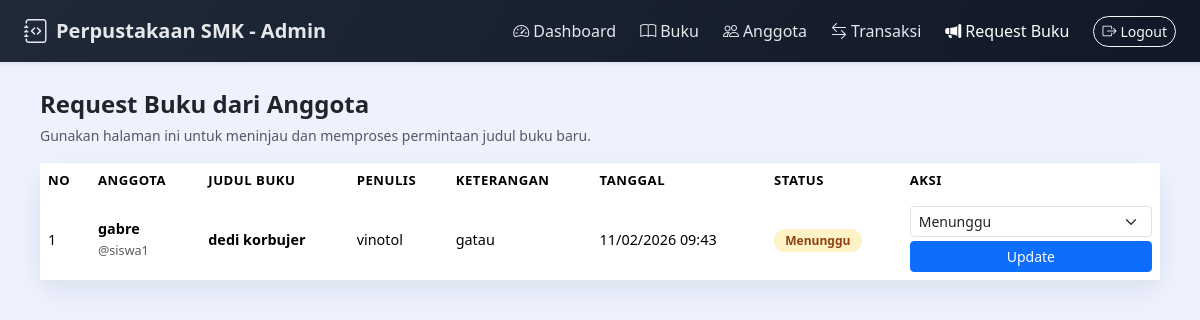
/admin/request_buku.php (signed in), run on the app's committed database.
### tables this page shows
CREATE TABLE `book_requests` (
  `id` int NOT NULL,
  `id_user` int NOT NULL,
  `judul_buku` varchar(200) NOT NULL,
  `penulis` varchar(150) DEFAULT NULL,
  `keterangan` text,
  `status` enum('menunggu','diproses','ditolak','ditambah') NOT NULL DEFAULT 'menunggu',
  `tanggal_request` datetime DEFAULT CURRENT_TIMESTAMP
);

CREATE TABLE `users` (
  `id` int NOT NULL,
  `username` varchar(50) NOT NULL,
  `password` varchar(255) NOT NULL,
  `nama_lengkap` varchar(100) NOT NULL,
  `email` varchar(100) DEFAULT NULL,
  `no_telp` varchar(20) DEFAULT NULL,
  `alamat` text,
  `role` enum('admin','anggota') NOT NULL DEFAULT 'anggota',
  `status` enum('aktif','nonaktif') NOT NULL DEFAULT 'aktif',
  `tanggal_daftar` datetime DEFAULT CURRENT_TIMESTAMP
);

### admin/request_buku.php (the view, shortened to what this page needs)
<?php
require_once '../config.php';
$requests = mysqli_query($conn, "
    SELECT r.*, u.nama_lengkap, u.username
    FROM book_requests r
    JOIN users u ON r.id_user = u.id
    ORDER BY r.tanggal_request DESC
");
?>
<!doctype html>
<html lang="id">
<head>
    <link href="https://cdn.jsdelivr.net/npm/bootstrap@5.3.3/dist/css/bootstrap.min.css" rel="stylesheet">
    <link href="https://cdn.jsdelivr.net/npm/bootstrap-icons@1.11.3/font/bootstrap-icons.css" rel="stylesheet">
</head>
<body>
    <nav class="navbar navbar-expand-lg navbar-app shadow-sm">
        <div class="container-fluid px-3 px-lg-4">
            <a class="navbar-brand d-flex align-items-center gap-2" href="#">
                <i class="bi bi-journal-code fs-4"></i>
                <span class="fw-semibold">Perpustakaan SMK - Admin</span>
            </a>
            <div class="collapse navbar-collapse" id="nav">
                <ul class="navbar-nav ms-auto align-items-lg-center gap-lg-2">
                    <li class="nav-item"><a class="nav-link" href="dashboard.php"><i class="bi bi-speedometer2 me-1"></i>Dashboard</a></li>
                    <li class="nav-item"><a class="nav-link" href="kelola_buku.php"><i class="bi bi-book me-1"></i>Buku</a></li>
                    <li class="nav-item"><a class="nav-link" href="kelola_anggota.php"><i class="bi bi-people me-1"></i>Anggota</a></li>
                    <li class="nav-item"><a class="nav-link" href="transaksi.php"><i class="bi bi-arrow-left-right me-1"></i>Transaksi</a></li>
                    <li class="nav-item"><a class="nav-link active" href="request_buku.php"><i class="bi bi-megaphone-fill me-1"></i>Request Buku</a></li>
                    <li class="nav-item d-none d-lg-block ms-2">
                        <a href="../logout.php" class="btn btn-outline-light btn-sm rounded-pill">
                            <i class="bi bi-box-arrow-right me-1"></i>Logout
                        </a>
                    </li>
                </ul>
            </div>
        </div>
    </nav>
    <div class="page-wrapper">
        <div class="d-flex flex-column flex-md-row justify-content-between align-items-md-center gap-2 mb-3">
            <div>
                <h4 class="fw-semibold mb-1">Request Buku dari Anggota</h4>
                <small class="text-muted">Gunakan halaman ini untuk meninjau dan memproses permintaan judul buku baru.</small>
            </div>
        </div>
        <div class="card-shell">
            <div class="card-body">
                <div class="table-responsive">
                    <table class="table table-modern row-hover align-middle mb-0">
                        <thead>
                            <tr>
                                <th>No</th>
                                <th>Anggota</th>
                                <th>Judul Buku</th>
                                <th>Penulis</th>
                                <th>Keterangan</th>
                                <th>Tanggal</th>
                                <th>Status</th>
                                <th>Aksi</th>
                            </tr>
                        </thead>
                        <tbody>
                            <?php
                            $no = 1;
                            if (mysqli_num_rows($requests) > 0):
                                while ($r = mysqli_fetch_assoc($requests)): ?>
                                    <tr>
                                        <td><?php echo $no++; ?></td>
                                        <td>
                                            <strong><?php echo htmlspecialchars($r['nama_lengkap']); ?></strong><br>
                                            <small class="text-muted">@<?php echo htmlspecialchars($r['username']); ?></small>
                                        </td>
                                        <td class="fw-semibold"><?php echo htmlspecialchars($r['judul_buku']); ?></td>
                                        <td><?php echo htmlspecialchars($r['penulis']); ?></td>
                                        <td style="max-width:260px;"><?php echo nl2br(htmlspecialchars($r['keterangan'])); ?></td>
                                        <td><?php echo date('d/m/Y H:i', strtotime($r['tanggal_request'])); ?></td>
                                        <td>
                                            <span class="status-pill <?php echo $r['status']; ?>">
                                                <?php echo ucfirst($r['status']); ?>
                                            </span>
                                        </td>
                                        <td>
                                            <form method="post" class="d-flex flex-column gap-1">
                                                <select name="status" class="form-select form-select-sm">
                                                    <option value="menunggu" <?php echo $r['status'] == 'menunggu' ? 'selected' : ''; ?>>Menunggu</option>
                                                </select>
                                                <button type="submit" name="update_status" class="btn btn-primary btn-sm">
                                                    Update
                                                </button>
                                            </form>
                                        </td>
                                    </tr>
                                <?php endwhile;
                            endif; ?>
                        </tbody>
                    </table>
                </div>
            </div>
        </div>
    </div>
</body>
</html>

### admin/request_buku.php (style rules this page uses)
body { background: #eef2ff; font-family: system-ui, -apple-system, "Segoe UI", sans-serif; }
.navbar-app { background: linear-gradient(120deg, #1f2937, #111827); }
.navbar-app .navbar-brand, .navbar-app .nav-link { color: #e5e7eb !important; font-weight: 500; }
.navbar-app .nav-link.active, .navbar-app .nav-link:hover { color: #ffffff !important; }
.page-wrapper { padding: 24px 16px 32px; }
@media (min-width:992px) { .page-wrapper { padding: 28px 40px 40px; } }
.card-shell { border: none; border-radius: 14px; background: #ffffff; box-shadow: 0 10px 26px rgba(15, 23, 42, .08); }
.table-modern thead { background: #0f172a; color: #e5e7eb; }
.table-modern thead th { border: none; font-size: .82rem; text-transform: uppercase; letter-spacing: .04em; }
.table-modern tbody td { font-size: .9rem; vertical-align: middle; border-color: #e5e7eb; }
.status-pill { border-radius: 999px; padding: .18rem .7rem; font-size: .75rem; font-weight: 600; }
.status-pill.menunggu { background: #fef3c7; color: #92400e; }

### data on the page
book_requests: id_user.nama_lengkap "gabre", id_user.username "siswa1", judul_buku "dedi korbujer", penulis "vinotol", keterangan "gatau", tanggal_request "11/02/2026 09:43", status "Menunggu"
